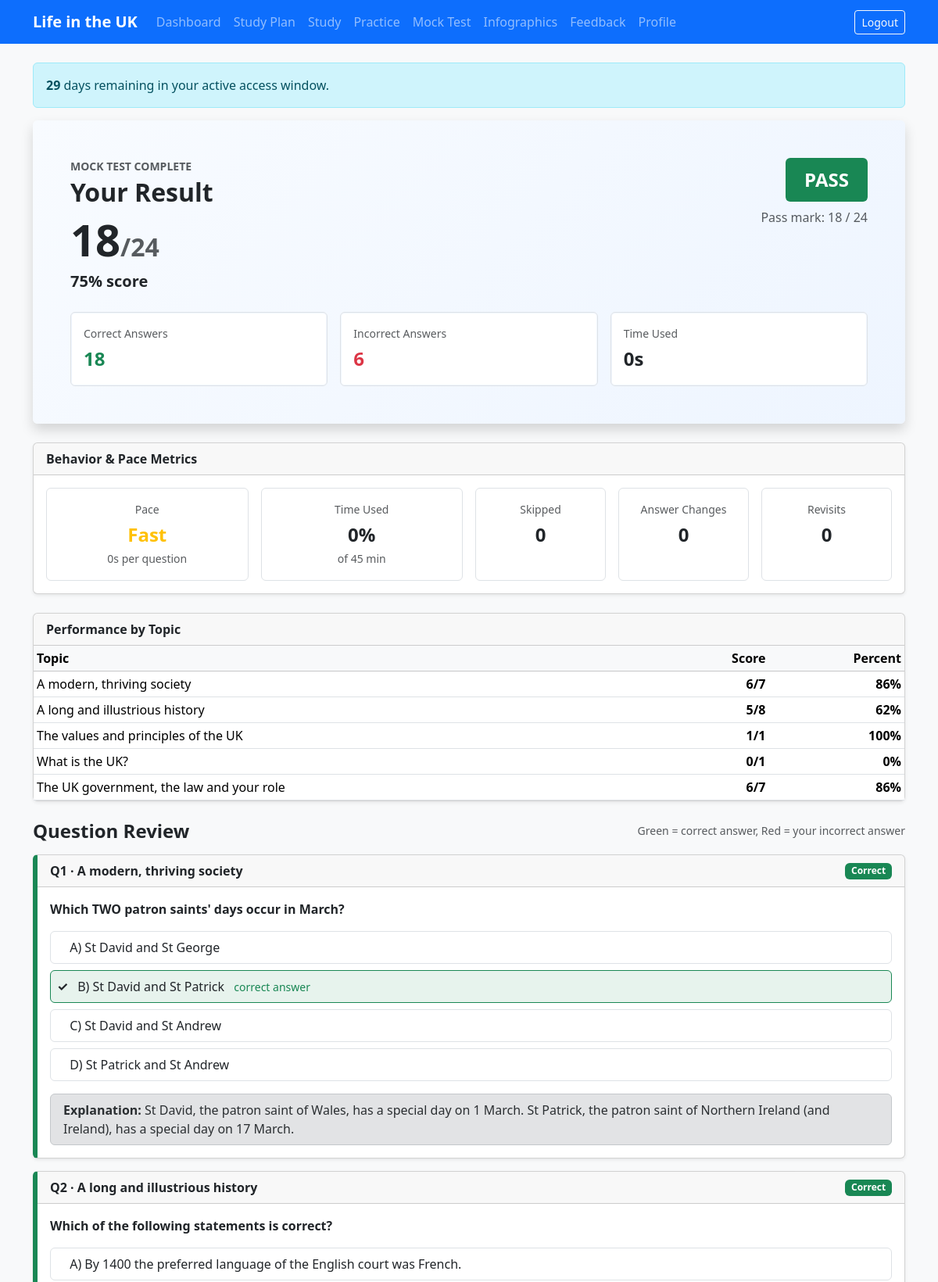
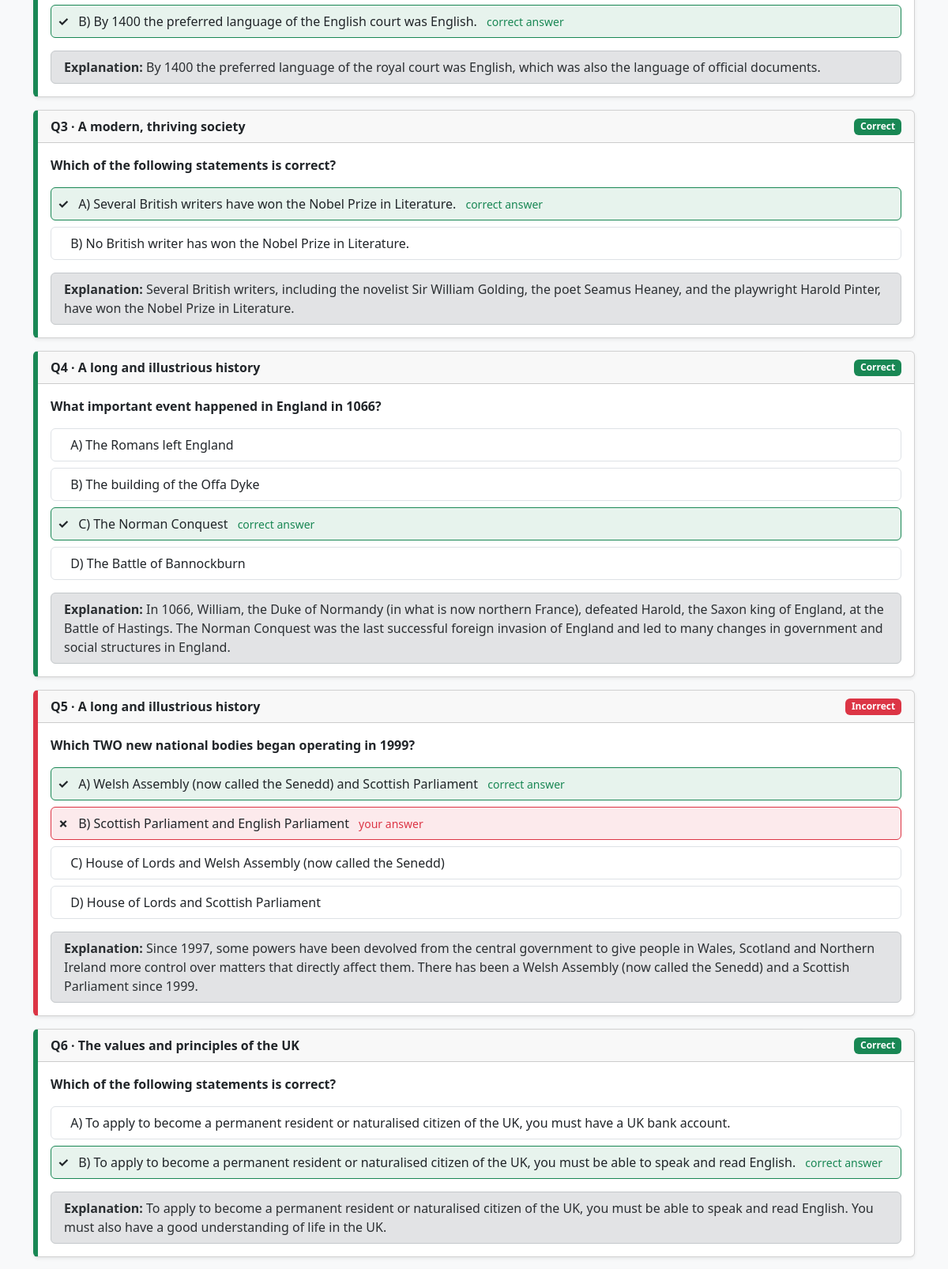
Screenshot of /mock/11/result/ (signed in, upper part) with the database file from the repository (2 pictures, top to bottom).
### mocktest/models.py (models this page shows, shortened)
class MockTestSession(models.Model):
    user = models.ForeignKey(settings.AUTH_USER_MODEL, on_delete=models.CASCADE, related_name="mock_sessions")
    question_ids = models.JSONField(default=list)
    started_at = models.DateTimeField(auto_now_add=True)
    submitted_at = models.DateTimeField(null=True, blank=True)
    duration_seconds = models.PositiveIntegerField(default=0)
    total_questions = models.PositiveIntegerField(default=24)
    correct_answers = models.PositiveIntegerField(default=0)
    pass_status = models.BooleanField(default=False)
    score_percent = models.PositiveIntegerField(default=0)

### content/models.py (models this page shows, shortened)
class Topic(models.Model):
    code = models.PositiveSmallIntegerField(unique=True)
    name = models.CharField(max_length=200)
    class Meta:
        ordering = ["code"]

### practice/models.py (models this page shows, shortened)
class Question(models.Model):
    topic = models.ForeignKey(Topic, on_delete=models.CASCADE, related_name="questions")
    text = models.TextField()
    explanation = models.TextField(blank=True)

class AnswerOption(models.Model):
    question = models.ForeignKey(Question, on_delete=models.CASCADE, related_name="options")
    text = models.CharField(max_length=500)
    is_correct = models.BooleanField(default=False)
    display_order = models.PositiveSmallIntegerField(default=0)
    class Meta:
        ordering = ["display_order"]

### mocktest/views.py (the view)
# urls.py: path("<int:session_id>/result/", views.mock_result, name="result"),
@login_required
def mock_result(request, session_id):
    session = get_object_or_404(MockTestSession, id=session_id, user=request.user)
    responses = (
        session.responses
        .select_related("question__topic", "selected_option")
        .prefetch_related("question__options")
        .order_by("id")
    )
    review = []
    for order, qid in enumerate(session.question_ids):
        resp = next((r for r in responses if r.question_id == qid), None)
        question = resp.question if resp else Question.objects.prefetch_related("options").get(id=qid)
        correct_opt = question.options.filter(is_correct=True).first()
        review.append({
            "order": order + 1,
            "question": question,
            "options": list(question.options.all()),
            "selected": resp.selected_option if resp else None,
            "correct_option": correct_opt,
            "is_correct": resp.is_correct if resp else False,
            "flagged": resp.flagged if resp else False,
        })
    topic_stats = {}
    for item in review:
        name = item["question"].topic.name
        bucket = topic_stats.setdefault(name, {"correct": 0, "total": 0})
        bucket["total"] += 1
        if item["is_correct"]:
            bucket["correct"] += 1
    incorrect_answers = max(session.total_questions - session.correct_answers, 0)
    events = list(
        MockTestQuestionEvent.objects.filter(mock_session=session).order_by("question_order")
    )
    skipped = MockTestResponse.objects.filter(mock_session=session, selected_option__isnull=True).count()
    answer_changes = sum(e.answer_changed_count for e in events)
    revisits = sum(e.revisit_count for e in events)
    total_dwell = sum(e.dwell_time_ms for e in events)
    avg_per_q = (session.duration_seconds / session.total_questions) if session.duration_seconds and session.total_questions else 0
    if avg_per_q < 60:
        pace_label, pace_class = "Fast", "text-warning"
    elif avg_per_q <= 90:
        pace_label, pace_class = "Normal", "text-success"
    else:
        pace_label, pace_class = "Slow", "text-danger"
    pct_time_used = round((session.duration_seconds / DURATION_SECONDS) * 100) if session.duration_seconds else 0
    return render(request, "mocktest/result.html", {
        "session": session,
        "review": review,
        "topic_stats": topic_stats,
        "pass_mark": PASS_MARK,
        "incorrect_answers": incorrect_answers,
        "skipped": skipped,
        "answer_changes": answer_changes,
        "revisits": revisits,
        "avg_per_q": round(avg_per_q, 1),
        "pace_label": pace_label,
        "pace_class": pace_class,
        "pct_time_used": pct_time_used,
    })

### accounts/context_processors.py (called while the page is built)
def active_window(request):
    user = getattr(request, "user", None)
    if user is not None and user.is_authenticated and not user.is_superuser:
        return {
            "remaining_days": user.get_remaining_days(),
            "membership_active": user.is_membership_active,
        }
    return {"remaining_days": None, "membership_active": None}

### accounts/models.py (called while the page is built)
    @property
    def is_membership_active(self):
        return bool(self.active_until and timezone.now() <= self.active_until)

    def get_remaining_days(self):
        if not self.active_until:
            return 0
        delta = self.active_until - timezone.now()
        if delta.total_seconds() <= 0:
            return 0
        return delta.days + (1 if delta.seconds > 0 else 0)

### templates/mocktest/result.html (shortened to what this page needs)
{% extends "base.html" %}
{% block content %}
<div class="result-hero card shadow mb-4 border-0">
  <div class="card-body p-4 p-md-5">
    <div class="d-flex flex-wrap justify-content-between align-items-start gap-3">
      <div>
        <p class="text-uppercase fw-semibold small mb-1 text-muted">Mock Test Complete</p>
        <h2 class="mb-2 fw-bold">Your Result</h2>
        <div class="display-4 fw-bold mb-1">{{ session.correct_answers }}<span class="fs-2 text-muted">/{{ session.total_questions }}</span></div>
        <p class="mb-0 fs-5 fw-semibold">{{ session.score_percent }}% score</p>
      </div>
      <div class="text-md-end">
        <span class="badge fs-4 px-4 py-3 {% if session.pass_status %}bg-success{% else %}bg-danger{% endif %}">
          {% if session.pass_status %}PASS{% else %}FAIL{% endif %}
        </span>
        <p class="mt-2 mb-0 text-muted">Pass mark: {{ pass_mark }} / {{ session.total_questions }}</p>
      </div>
    </div>
    <div class="row g-3 mt-2">
      <div class="col-md-4">
        <div class="result-stat p-3 rounded border bg-white h-100">
          <p class="small text-muted mb-1">Correct Answers</p>
          <p class="mb-0 fs-4 fw-bold text-success">{{ session.correct_answers }}</p>
        </div>
      </div>
      <div class="col-md-4">
        <div class="result-stat p-3 rounded border bg-white h-100">
          <p class="small text-muted mb-1">Incorrect Answers</p>
          <p class="mb-0 fs-4 fw-bold text-danger">{{ incorrect_answers }}</p>
        </div>
      </div>
      <div class="col-md-4">
        <div class="result-stat p-3 rounded border bg-white h-100">
          <p class="small text-muted mb-1">Time Used</p>
          <p class="mb-0 fs-4 fw-bold">{{ session.duration_seconds|floatformat:0 }}s</p>
        </div>
      </div>
    </div>
  </div>
</div>
<div class="card shadow-sm mb-4">
  <div class="card-header fw-semibold">Behavior &amp; Pace Metrics</div>
  <div class="card-body">
    <div class="row g-3">
      <div class="col-md-3 col-6">
        <div class="text-center p-3 border rounded h-100">
          <p class="small text-muted mb-1">Pace</p>
          <p class="fs-4 fw-bold mb-0 {{ pace_class }}">{{ pace_label }}</p>
          <small class="text-muted">{{ avg_per_q }}s per question</small>
        </div>
      </div>
      <div class="col-md-3 col-6">
        <div class="text-center p-3 border rounded h-100">
          <p class="small text-muted mb-1">Time Used</p>
          <p class="fs-4 fw-bold mb-0">{{ pct_time_used }}%</p>
          <small class="text-muted">of 45 min</small>
        </div>
      </div>
      <div class="col-md-2 col-6">
        <div class="text-center p-3 border rounded h-100">
          <p class="small text-muted mb-1">Skipped</p>
          <p class="fs-4 fw-bold mb-0">{{ skipped }}</p>
        </div>
      </div>
      <div class="col-md-2 col-6">
        <div class="text-center p-3 border rounded h-100">
          <p class="small text-muted mb-1">Answer Changes</p>
          <p class="fs-4 fw-bold mb-0">{{ answer_changes }}</p>
        </div>
      </div>
      <div class="col-md-2 col-6">
        <div class="text-center p-3 border rounded h-100">
          <p class="small text-muted mb-1">Revisits</p>
          <p class="fs-4 fw-bold mb-0">{{ revisits }}</p>
        </div>
      </div>
    </div>
  </div>
</div>
<div class="card shadow-sm mb-4">
  <div class="card-header fw-semibold">Performance by Topic</div>
  <div class="card-body p-0">
    <table class="table table-sm mb-0 align-middle">
      <thead class="table-light">
        <tr>
          <th>Topic</th>
          <th class="text-end">Score</th>
          <th class="text-end">Percent</th>
        </tr>
      </thead>
      <tbody>
        {% for name, stats in topic_stats.items %}
        <tr>
          <td>{{ name }}</td>
          <td class="text-end fw-semibold">{{ stats.correct }}/{{ stats.total }}</td>
          <td class="text-end fw-semibold">{% widthratio stats.correct stats.total 100 %}%</td>
        </tr>
        {% endfor %}
      </tbody>
    </table>
  </div>
</div>
<div class="d-flex flex-wrap justify-content-between align-items-center mb-3 gap-2">
  <h4 class="mb-0 fw-bold">Question Review</h4>
  <div class="small text-muted">Green = correct answer, Red = your incorrect answer</div>
</div>
{% for item in review %}
<div class="card mb-3 shadow-sm review-card {% if item.is_correct %}review-card-correct{% else %}review-card-incorrect{% endif %}">
  <div class="card-header d-flex justify-content-between align-items-center py-2">
    <span class="fw-semibold">Q{{ item.order }} · {{ item.question.topic.name }}</span>
    <span class="d-flex gap-2 align-items-center">
      {% if item.is_correct %}
      <span class="badge bg-success">Correct</span>
      {% else %}
      <span class="badge bg-danger">Incorrect</span>
      {% endif %}
    </span>
  </div>
  <div class="card-body">
    <p class="fw-semibold mb-3">{{ item.question.text }}</p>
    {% for opt in item.options %}
    <div class="d-flex align-items-start gap-2 border rounded p-2 mb-2
      {% if opt.is_correct %}border-success bg-success bg-opacity-10
      {% elif item.selected and item.selected.id == opt.id and not opt.is_correct %}border-danger bg-danger bg-opacity-10
      {% endif %}">
      <span class="fw-bold me-1">
        {% if opt.is_correct %}✓{% elif item.selected and item.selected.id == opt.id %}✗{% else %}&nbsp;{% endif %}
      </span>
      <span>{{ opt.text }}
        {% if opt.is_correct %}<span class="text-success small ms-2">correct answer</span>{% endif %}
        {% if item.selected and item.selected.id == opt.id and not opt.is_correct %}<span class="text-danger small ms-2">your answer</span>{% endif %}
      </span>
    </div>
    {% endfor %}
    {% if item.question.explanation %}
    <div class="alert alert-secondary mt-3 mb-0 py-2">
      <strong>Explanation:</strong> {{ item.question.explanation }}
    </div>
    {% endif %}
  </div>
</div>
{% endfor %}
{% endblock %}

### static/css/app.css (style rules this page uses)
body { font-family: system-ui, -apple-system, "Segoe UI", Roboto, sans-serif; }
.result-hero { background: linear-gradient(135deg, #f8fbff 0%, #eef5ff 100%); }
.result-stat { box-shadow: inset 0 0 0 1px rgba(13, 110, 253, 0.06); }
.review-card { border-left: 6px solid transparent; }
.review-card-correct { border-left-color: #198754; }
.review-card-incorrect { border-left-color: #dc3545; }

### rows the page displays
MockTestSession: correct_answers "18", total_questions "24", score_percent "75", duration_seconds "0"
Topic: topic_stats "A modern, thriving society"
Topic: topic_stats "A long and illustrious history"
Topic: topic_stats "The values and principles of the UK"
Topic: topic_stats "What is the UK?"
Topic: topic_stats "The UK government, the law and your role"
Question: order "1", question.topic.name "A modern, thriving society", shows "Correct", question.text "Which TWO patron saints' days occur in March?", question.explanation "St David, the patron saint of Wales, has a special day on 1 March. St Patrick, the patron saint of Northern Ireland (and Ireland), has a special day on 17 March."
AnswerOption: text "A) St David and St George"
AnswerOption: text "B) St David and St Patrick", is_correct "correct answer"
AnswerOption: text "C) St David and St Andrew"
AnswerOption: text "D) St Patrick and St Andrew"
Question: order "2", question.topic.name "A long and illustrious history", shows "Correct", question.text "Which of the following statements is correct?", question.explanation "By 1400 the preferred language of the royal court was English, which was also the language of official documents."
AnswerOption: text "A) By 1400 the preferred language of the English court was French."
AnswerOption: text "B) By 1400 the preferred language of the English court was English.", is_correct "correct answer"
Question: order "3", question.topic.name "A modern, thriving society", shows "Correct", question.text "Which of the following statements is correct?", question.explanation "Several British writers, including the novelist Sir William Golding, the poet Seamus Heaney, and the playwright Harold Pinter, have won the Nobel Prize in Literature."
AnswerOption: text "A) Several British writers have won the Nobel Prize in Literature.", is_correct "correct answer"
AnswerOption: text "B) No British writer has won the Nobel Prize in Literature."
Question: order "4", question.topic.name "A long and illustrious history", shows "Correct", question.text "What important event happened in England in 1066?", question.explanation "In 1066, William, the Duke of Normandy (in what is now northern France), defeated Harold, the Saxon king of England, at the Battle of Hastings. The Norman Conquest was the last successful foreign invasion of England and led to many changes in government and social structures in England."
AnswerOption: text "A) The Romans left England"
AnswerOption: text "B) The building of the Offa Dyke"
AnswerOption: text "C) The Norman Conquest", is_correct "correct answer"
AnswerOption: text "D) The Battle of Bannockburn"
Question: order "5", question.topic.name "A long and illustrious history", shows "Incorrect", question.text "Which TWO new national bodies began operating in 1999?", question.explanation "Since 1997, some powers have been devolved from the central government to give people in Wales, Scotland and Northern Ireland more control over matters that directly affect them. There has been a Welsh Assembly (now called the Senedd) and a Scottish Parliament since 1999."
AnswerOption: text "A) Welsh Assembly (now called the Senedd) and Scottish Parliament", is_correct "correct answer"
AnswerOption: text "B) Scottish Parliament and English Parliament", is_correct "your answer"
AnswerOption: text "C) House of Lords and Welsh Assembly (now called the Senedd)"
AnswerOption: text "D) House of Lords and Scottish Parliament"
Question: order "6", question.topic.name "The values and principles of the UK", shows "Correct", question.text "Which of the following statements is correct?", question.explanation "To apply to become a permanent resident or naturalised citizen of the UK, you must be able to speak and read English. You must also have a good understanding of life in the UK."
AnswerOption: text "A) To apply to become a permanent resident or naturalised citizen of the UK, you must have a UK bank account."
AnswerOption: text "B) To apply to become a permanent resident or naturalised citizen of the UK, you must be able to speak and read English.", is_correct "correct answer"

### other values shown
{{ remaining_days }} "29"
{{ pass_mark }} "18"
{{ pace_label }} "Fast"
{{ avg_per_q }} "0"
{{ skipped }} "0"
{{ answer_changes }} "0"
{{ revisits }} "0"
{{ stats.correct }} "6" "5" "1" "0" "6"
{{ stats.total }} "7" "8" "1" "1" "7"
